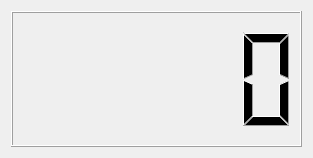
<?xml version="1.0" encoding="UTF-8"?>
<ui version="4.0">
 <class>digitalClock</class>
 <widget class="QWidget" name="digitalClock">
  <property name="geometry">
   <rect>
    <x>0</x>
    <y>0</y>
    <width>313</width>
    <height>158</height>
   </rect>
  </property>
  <property name="windowTitle">
   <string>digitalClock</string>
  </property>
  <layout class="QVBoxLayout" name="verticalLayout">
   <item>
    <widget class="DigitalClockClass" name="lcdNumber"/>
   </item>
  </layout>
 </widget>
 <layoutdefault spacing="6" margin="11"/>
 <customwidgets>
  <customwidget>
   <class>DigitalClockClass</class>
   <extends>QLCDNumber</extends>
   <header>digitalclockclass.h</header>
  </customwidget>
 </customwidgets>
 <resources/>
 <connections/>
</ui>
